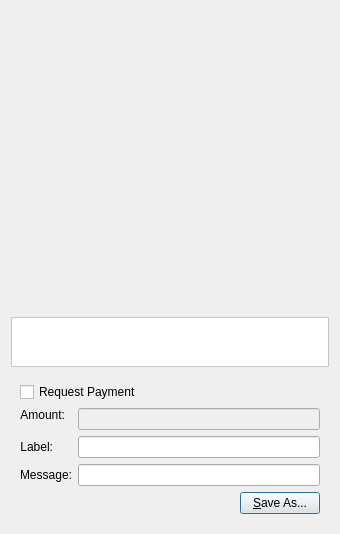
<?xml version="1.0" encoding="UTF-8"?>
<ui version="4.0">
 <class>QRCodeDialog</class>
 <widget class="QDialog" name="QRCodeDialog">
  <property name="geometry">
   <rect>
    <x>0</x>
    <y>0</y>
    <width>340</width>
    <height>530</height>
   </rect>
  </property>
  <property name="windowTitle">
   <string>QR Code Dialog</string>
  </property>
  <property name="styleSheet">
   <string notr="true"/>
  </property>
  <layout class="QVBoxLayout" name="verticalLayout_3">
   <item>
    <widget class="QLabel" name="lblQRCode">
     <property name="sizePolicy">
      <sizepolicy hsizetype="Expanding" vsizetype="Expanding">
       <horstretch>0</horstretch>
       <verstretch>0</verstretch>
      </sizepolicy>
     </property>
     <property name="minimumSize">
      <size>
       <width>300</width>
       <height>300</height>
      </size>
     </property>
     <property name="textFormat">
      <enum>Qt::PlainText</enum>
     </property>
     <property name="alignment">
      <set>Qt::AlignCenter</set>
     </property>
     <property name="wordWrap">
      <bool>true</bool>
     </property>
    </widget>
   </item>
   <item>
    <widget class="QPlainTextEdit" name="outUri">
     <property name="sizePolicy">
      <sizepolicy hsizetype="Expanding" vsizetype="Minimum">
       <horstretch>0</horstretch>
       <verstretch>0</verstretch>
      </sizepolicy>
     </property>
     <property name="minimumSize">
      <size>
       <width>0</width>
       <height>50</height>
      </size>
     </property>
     <property name="styleSheet">
      <string notr="true">background-color: rgb(255, 255, 255);</string>
     </property>
     <property name="tabChangesFocus">
      <bool>true</bool>
     </property>
     <property name="textInteractionFlags">
      <set>Qt::TextSelectableByKeyboard|Qt::TextSelectableByMouse</set>
     </property>
    </widget>
   </item>
   <item>
    <widget class="QWidget" name="widget" native="true">
     <layout class="QVBoxLayout" name="verticalLayout_2">
      <item>
       <widget class="QCheckBox" name="chkReqPayment">
        <property name="enabled">
         <bool>true</bool>
        </property>
        <property name="text">
         <string>Request Payment</string>
        </property>
       </widget>
      </item>
      <item>
       <layout class="QFormLayout" name="formLayout">
        <property name="fieldGrowthPolicy">
         <enum>QFormLayout::AllNonFixedFieldsGrow</enum>
        </property>
        <item row="1" column="0">
         <widget class="QLabel" name="lblLabel">
          <property name="text">
           <string>Label:</string>
          </property>
          <property name="textFormat">
           <enum>Qt::PlainText</enum>
          </property>
          <property name="alignment">
           <set>Qt::AlignRight|Qt::AlignTrailing|Qt::AlignVCenter</set>
          </property>
          <property name="buddy">
           <cstring>lnLabel</cstring>
          </property>
         </widget>
        </item>
        <item row="1" column="1">
         <widget class="QLineEdit" name="lnLabel"/>
        </item>
        <item row="2" column="0">
         <widget class="QLabel" name="lblMessage">
          <property name="text">
           <string>Message:</string>
          </property>
          <property name="textFormat">
           <enum>Qt::PlainText</enum>
          </property>
          <property name="alignment">
           <set>Qt::AlignRight|Qt::AlignTrailing|Qt::AlignVCenter</set>
          </property>
          <property name="buddy">
           <cstring>lnMessage</cstring>
          </property>
         </widget>
        </item>
        <item row="2" column="1">
         <widget class="QLineEdit" name="lnMessage"/>
        </item>
        <item row="0" column="0">
         <widget class="QLabel" name="lblAmount">
          <property name="sizePolicy">
           <sizepolicy hsizetype="Preferred" vsizetype="Maximum">
            <horstretch>0</horstretch>
            <verstretch>0</verstretch>
           </sizepolicy>
          </property>
          <property name="text">
           <string>Amount:</string>
          </property>
          <property name="textFormat">
           <enum>Qt::PlainText</enum>
          </property>
          <property name="alignment">
           <set>Qt::AlignRight|Qt::AlignTrailing|Qt::AlignVCenter</set>
          </property>
          <property name="buddy">
           <cstring>lnReqAmount</cstring>
          </property>
         </widget>
        </item>
        <item row="0" column="1">
         <widget class="BitcoinAmountField" name="lnReqAmount">
          <property name="enabled">
           <bool>false</bool>
          </property>
          <property name="minimumSize">
           <size>
            <width>80</width>
            <height>0</height>
           </size>
          </property>
         </widget>
        </item>
       </layout>
      </item>
      <item>
       <layout class="QHBoxLayout" name="horizontalLayout">
        <item>
         <spacer name="horizontalSpacer">
          <property name="orientation">
           <enum>Qt::Horizontal</enum>
          </property>
          <property name="sizeHint" stdset="0">
           <size>
            <width>40</width>
            <height>20</height>
           </size>
          </property>
         </spacer>
        </item>
        <item>
         <widget class="QPushButton" name="btnSaveAs">
          <property name="styleSheet">
           <string notr="true"/>
          </property>
          <property name="text">
           <string>&amp;Save As...</string>
          </property>
         </widget>
        </item>
       </layout>
      </item>
     </layout>
    </widget>
   </item>
  </layout>
 </widget>
 <customwidgets>
  <customwidget>
   <class>BitcoinAmountField</class>
   <extends>QLineEdit</extends>
   <header>bitcoinamountfield.h</header>
   <container>1</container>
  </customwidget>
 </customwidgets>
 <resources/>
 <connections>
  <connection>
   <sender>chkReqPayment</sender>
   <signal>clicked(bool)</signal>
   <receiver>lnReqAmount</receiver>
   <slot>setEnabled(bool)</slot>
   <hints>
    <hint type="sourcelabel">
     <x>92</x>
     <y>285</y>
    </hint>
    <hint type="destinationlabel">
     <x>98</x>
     <y>311</y>
    </hint>
   </hints>
  </connection>
 </connections>
</ui>
